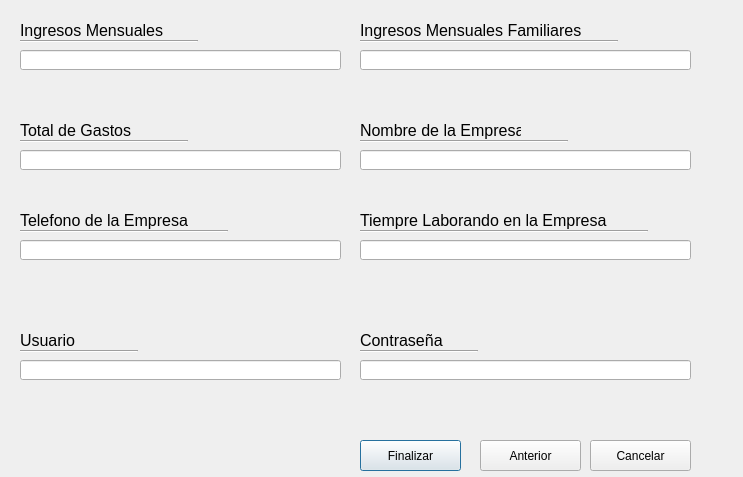
<?xml version="1.0" encoding="UTF-8"?>
<ui version="4.0">
 <class>registrarse_Segunda_Ventana</class>
 <widget class="QDialog" name="registrarse_Segunda_Ventana">
  <property name="geometry">
   <rect>
    <x>0</x>
    <y>0</y>
    <width>743</width>
    <height>477</height>
   </rect>
  </property>
  <property name="windowTitle">
   <string>Registro</string>
  </property>
  <property name="windowIcon">
   <iconset>
    <normaloff>../Iconos/Registrarse.png</normaloff>../Iconos/Registrarse.png</iconset>
  </property>
  <widget class="QLabel" name="label_1IngresosMensuales">
   <property name="geometry">
    <rect>
     <x>20</x>
     <y>20</y>
     <width>161</width>
     <height>21</height>
    </rect>
   </property>
   <property name="font">
    <font>
     <pointsize>12</pointsize>
    </font>
   </property>
   <property name="text">
    <string>Ingresos Mensuales</string>
   </property>
  </widget>
  <widget class="QLabel" name="label_2IngresosMensualesFamiliares">
   <property name="geometry">
    <rect>
     <x>360</x>
     <y>20</y>
     <width>221</width>
     <height>21</height>
    </rect>
   </property>
   <property name="font">
    <font>
     <pointsize>12</pointsize>
    </font>
   </property>
   <property name="text">
    <string>Ingresos Mensuales Familiares</string>
   </property>
  </widget>
  <widget class="QLabel" name="label_3">
   <property name="geometry">
    <rect>
     <x>360</x>
     <y>120</y>
     <width>161</width>
     <height>21</height>
    </rect>
   </property>
   <property name="font">
    <font>
     <pointsize>12</pointsize>
    </font>
   </property>
   <property name="text">
    <string>Nombre de la Empresa</string>
   </property>
  </widget>
  <widget class="QLabel" name="label_4">
   <property name="geometry">
    <rect>
     <x>20</x>
     <y>210</y>
     <width>181</width>
     <height>21</height>
    </rect>
   </property>
   <property name="font">
    <font>
     <pointsize>12</pointsize>
    </font>
   </property>
   <property name="text">
    <string>Telefono de la Empresa</string>
   </property>
  </widget>
  <widget class="QLabel" name="label_5">
   <property name="geometry">
    <rect>
     <x>360</x>
     <y>210</y>
     <width>251</width>
     <height>21</height>
    </rect>
   </property>
   <property name="font">
    <font>
     <pointsize>12</pointsize>
    </font>
   </property>
   <property name="text">
    <string>Tiempre Laborando en la Empresa</string>
   </property>
  </widget>
  <widget class="QLabel" name="label_6">
   <property name="geometry">
    <rect>
     <x>20</x>
     <y>120</y>
     <width>251</width>
     <height>21</height>
    </rect>
   </property>
   <property name="font">
    <font>
     <pointsize>12</pointsize>
    </font>
   </property>
   <property name="text">
    <string>Total de Gastos</string>
   </property>
  </widget>
  <widget class="QLineEdit" name="lineEdit">
   <property name="geometry">
    <rect>
     <x>20</x>
     <y>50</y>
     <width>321</width>
     <height>20</height>
    </rect>
   </property>
  </widget>
  <widget class="QLineEdit" name="lineEdit_2">
   <property name="geometry">
    <rect>
     <x>360</x>
     <y>50</y>
     <width>331</width>
     <height>20</height>
    </rect>
   </property>
  </widget>
  <widget class="QLineEdit" name="lineEdit_3">
   <property name="geometry">
    <rect>
     <x>20</x>
     <y>150</y>
     <width>321</width>
     <height>20</height>
    </rect>
   </property>
  </widget>
  <widget class="QLineEdit" name="lineEdit_4">
   <property name="geometry">
    <rect>
     <x>360</x>
     <y>150</y>
     <width>331</width>
     <height>20</height>
    </rect>
   </property>
  </widget>
  <widget class="QLineEdit" name="lineEdit_5">
   <property name="geometry">
    <rect>
     <x>20</x>
     <y>240</y>
     <width>321</width>
     <height>20</height>
    </rect>
   </property>
  </widget>
  <widget class="QLineEdit" name="lineEdit_6">
   <property name="geometry">
    <rect>
     <x>360</x>
     <y>240</y>
     <width>331</width>
     <height>20</height>
    </rect>
   </property>
  </widget>
  <widget class="QLabel" name="label_7">
   <property name="geometry">
    <rect>
     <x>20</x>
     <y>330</y>
     <width>251</width>
     <height>21</height>
    </rect>
   </property>
   <property name="font">
    <font>
     <pointsize>12</pointsize>
    </font>
   </property>
   <property name="text">
    <string>Usuario</string>
   </property>
  </widget>
  <widget class="QLabel" name="label_8">
   <property name="geometry">
    <rect>
     <x>360</x>
     <y>330</y>
     <width>251</width>
     <height>21</height>
    </rect>
   </property>
   <property name="font">
    <font>
     <pointsize>12</pointsize>
    </font>
   </property>
   <property name="text">
    <string>Contraseña</string>
   </property>
  </widget>
  <widget class="QLineEdit" name="lineEdit_7">
   <property name="geometry">
    <rect>
     <x>20</x>
     <y>360</y>
     <width>321</width>
     <height>20</height>
    </rect>
   </property>
  </widget>
  <widget class="QLineEdit" name="lineEdit_8">
   <property name="geometry">
    <rect>
     <x>360</x>
     <y>360</y>
     <width>331</width>
     <height>20</height>
    </rect>
   </property>
  </widget>
  <widget class="QPushButton" name="pushButton">
   <property name="geometry">
    <rect>
     <x>360</x>
     <y>440</y>
     <width>101</width>
     <height>31</height>
    </rect>
   </property>
   <property name="text">
    <string>Finalizar</string>
   </property>
  </widget>
  <widget class="QPushButton" name="pushButton_2">
   <property name="geometry">
    <rect>
     <x>590</x>
     <y>440</y>
     <width>101</width>
     <height>31</height>
    </rect>
   </property>
   <property name="text">
    <string>Cancelar</string>
   </property>
  </widget>
  <widget class="Line" name="line">
   <property name="geometry">
    <rect>
     <x>20</x>
     <y>40</y>
     <width>118</width>
     <height>3</height>
    </rect>
   </property>
   <property name="orientation">
    <enum>Qt::Horizontal</enum>
   </property>
  </widget>
  <widget class="Line" name="line_2">
   <property name="geometry">
    <rect>
     <x>80</x>
     <y>40</y>
     <width>118</width>
     <height>3</height>
    </rect>
   </property>
   <property name="orientation">
    <enum>Qt::Horizontal</enum>
   </property>
  </widget>
  <widget class="Line" name="line_3">
   <property name="geometry">
    <rect>
     <x>360</x>
     <y>40</y>
     <width>118</width>
     <height>3</height>
    </rect>
   </property>
   <property name="orientation">
    <enum>Qt::Horizontal</enum>
   </property>
  </widget>
  <widget class="Line" name="line_4">
   <property name="geometry">
    <rect>
     <x>450</x>
     <y>40</y>
     <width>118</width>
     <height>3</height>
    </rect>
   </property>
   <property name="orientation">
    <enum>Qt::Horizontal</enum>
   </property>
  </widget>
  <widget class="Line" name="line_5">
   <property name="geometry">
    <rect>
     <x>500</x>
     <y>40</y>
     <width>118</width>
     <height>3</height>
    </rect>
   </property>
   <property name="orientation">
    <enum>Qt::Horizontal</enum>
   </property>
  </widget>
  <widget class="Line" name="line_6">
   <property name="geometry">
    <rect>
     <x>20</x>
     <y>140</y>
     <width>118</width>
     <height>3</height>
    </rect>
   </property>
   <property name="orientation">
    <enum>Qt::Horizontal</enum>
   </property>
  </widget>
  <widget class="Line" name="line_7">
   <property name="geometry">
    <rect>
     <x>70</x>
     <y>140</y>
     <width>118</width>
     <height>3</height>
    </rect>
   </property>
   <property name="orientation">
    <enum>Qt::Horizontal</enum>
   </property>
  </widget>
  <widget class="Line" name="line_8">
   <property name="geometry">
    <rect>
     <x>360</x>
     <y>140</y>
     <width>118</width>
     <height>3</height>
    </rect>
   </property>
   <property name="orientation">
    <enum>Qt::Horizontal</enum>
   </property>
  </widget>
  <widget class="Line" name="line_9">
   <property name="geometry">
    <rect>
     <x>450</x>
     <y>140</y>
     <width>118</width>
     <height>3</height>
    </rect>
   </property>
   <property name="orientation">
    <enum>Qt::Horizontal</enum>
   </property>
  </widget>
  <widget class="Line" name="line_10">
   <property name="geometry">
    <rect>
     <x>20</x>
     <y>230</y>
     <width>118</width>
     <height>3</height>
    </rect>
   </property>
   <property name="orientation">
    <enum>Qt::Horizontal</enum>
   </property>
  </widget>
  <widget class="Line" name="line_11">
   <property name="geometry">
    <rect>
     <x>110</x>
     <y>230</y>
     <width>118</width>
     <height>3</height>
    </rect>
   </property>
   <property name="orientation">
    <enum>Qt::Horizontal</enum>
   </property>
  </widget>
  <widget class="Line" name="line_12">
   <property name="geometry">
    <rect>
     <x>360</x>
     <y>230</y>
     <width>118</width>
     <height>3</height>
    </rect>
   </property>
   <property name="orientation">
    <enum>Qt::Horizontal</enum>
   </property>
  </widget>
  <widget class="Line" name="line_13">
   <property name="geometry">
    <rect>
     <x>470</x>
     <y>230</y>
     <width>118</width>
     <height>3</height>
    </rect>
   </property>
   <property name="orientation">
    <enum>Qt::Horizontal</enum>
   </property>
  </widget>
  <widget class="Line" name="line_14">
   <property name="geometry">
    <rect>
     <x>530</x>
     <y>230</y>
     <width>118</width>
     <height>3</height>
    </rect>
   </property>
   <property name="orientation">
    <enum>Qt::Horizontal</enum>
   </property>
  </widget>
  <widget class="Line" name="line_15">
   <property name="geometry">
    <rect>
     <x>20</x>
     <y>350</y>
     <width>118</width>
     <height>3</height>
    </rect>
   </property>
   <property name="orientation">
    <enum>Qt::Horizontal</enum>
   </property>
  </widget>
  <widget class="Line" name="line_16">
   <property name="geometry">
    <rect>
     <x>360</x>
     <y>350</y>
     <width>118</width>
     <height>3</height>
    </rect>
   </property>
   <property name="orientation">
    <enum>Qt::Horizontal</enum>
   </property>
  </widget>
  <widget class="QPushButton" name="pushButton_3Anterior">
   <property name="geometry">
    <rect>
     <x>480</x>
     <y>440</y>
     <width>101</width>
     <height>31</height>
    </rect>
   </property>
   <property name="text">
    <string>Anterior</string>
   </property>
  </widget>
 </widget>
 <resources/>
 <connections>
  <connection>
   <sender>pushButton_2</sender>
   <signal>clicked()</signal>
   <receiver>registrarse_Segunda_Ventana</receiver>
   <slot>close()</slot>
   <hints>
    <hint type="sourcelabel">
     <x>633</x>
     <y>453</y>
    </hint>
    <hint type="destinationlabel">
     <x>585</x>
     <y>312</y>
    </hint>
   </hints>
  </connection>
  <connection>
   <sender>pushButton_3Anterior</sender>
   <signal>clicked()</signal>
   <receiver>registrarse_Segunda_Ventana</receiver>
   <slot>hide()</slot>
   <hints>
    <hint type="sourcelabel">
     <x>523</x>
     <y>456</y>
    </hint>
    <hint type="destinationlabel">
     <x>477</x>
     <y>412</y>
    </hint>
   </hints>
  </connection>
 </connections>
</ui>
